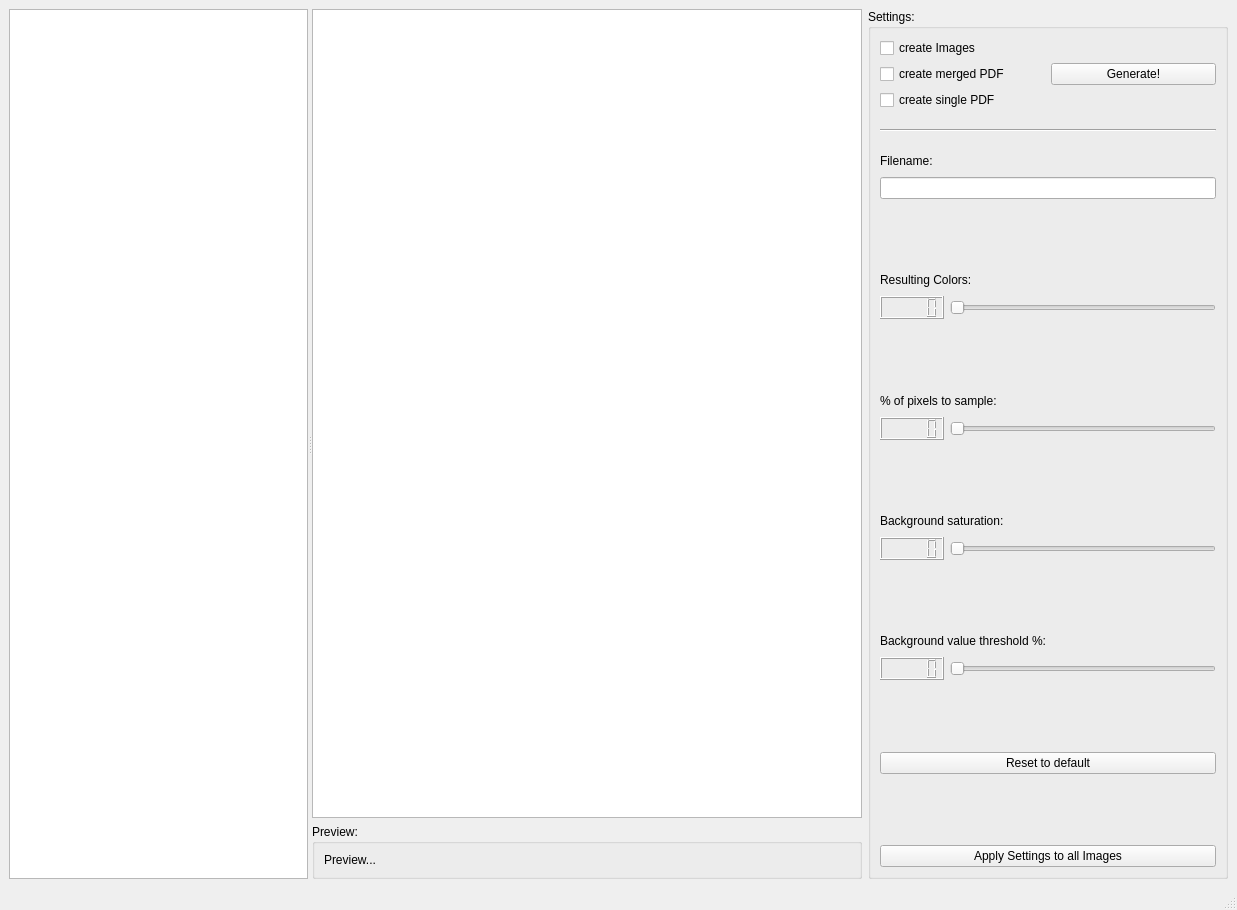
<?xml version="1.0" encoding="UTF-8"?>
<ui version="4.0">
 <class>MainWindow_noteshrinker_qt</class>
 <widget class="QMainWindow" name="MainWindow_noteshrinker_qt">
  <property name="geometry">
   <rect>
    <x>0</x>
    <y>0</y>
    <width>1237</width>
    <height>910</height>
   </rect>
  </property>
  <property name="windowTitle">
   <string>NoteShrinker Qt</string>
  </property>
  <property name="locale">
   <locale language="English" country="UnitedStates"/>
  </property>
  <property name="toolButtonStyle">
   <enum>Qt::ToolButtonIconOnly</enum>
  </property>
  <widget class="QWidget" name="centralwidget">
   <layout class="QHBoxLayout" name="horizontalLayout_14">
    <item>
     <widget class="QSplitter" name="splitter">
      <property name="orientation">
       <enum>Qt::Horizontal</enum>
      </property>
      <widget class="QTreeView" name="tV_Fileview">
       <property name="sizePolicy">
        <sizepolicy hsizetype="MinimumExpanding" vsizetype="Expanding">
         <horstretch>0</horstretch>
         <verstretch>0</verstretch>
        </sizepolicy>
       </property>
      </widget>
      <widget class="QWidget" name="">
       <layout class="QHBoxLayout" name="horizontalLayout_13">
        <item>
         <layout class="QVBoxLayout" name="verticalLayout_9">
          <item>
           <widget class="Workbench_Tablewidget" name="tW_workbench">
            <property name="minimumSize">
             <size>
              <width>460</width>
              <height>0</height>
             </size>
            </property>
           </widget>
          </item>
          <item>
           <widget class="QGroupBox" name="gB_preview">
            <property name="title">
             <string>Preview:</string>
            </property>
            <layout class="QHBoxLayout" name="horizontalLayout_11">
             <item>
              <widget class="QLabel" name="lbl_preview">
               <property name="text">
                <string>Preview...</string>
               </property>
              </widget>
             </item>
            </layout>
           </widget>
          </item>
         </layout>
        </item>
        <item>
         <widget class="QGroupBox" name="gB_settings">
          <property name="sizePolicy">
           <sizepolicy hsizetype="MinimumExpanding" vsizetype="Minimum">
            <horstretch>0</horstretch>
            <verstretch>0</verstretch>
           </sizepolicy>
          </property>
          <property name="minimumSize">
           <size>
            <width>320</width>
            <height>0</height>
           </size>
          </property>
          <property name="maximumSize">
           <size>
            <width>360</width>
            <height>16777215</height>
           </size>
          </property>
          <property name="title">
           <string>Settings:</string>
          </property>
          <layout class="QHBoxLayout" name="horizontalLayout_12">
           <item>
            <layout class="QVBoxLayout" name="verticalLayout_8">
             <property name="sizeConstraint">
              <enum>QLayout::SetMaximumSize</enum>
             </property>
             <item>
              <layout class="QHBoxLayout" name="horizontalLayout">
               <item>
                <layout class="QVBoxLayout" name="verticalLayout">
                 <item>
                  <widget class="QCheckBox" name="cB_create_images">
                   <property name="text">
                    <string>create Images</string>
                   </property>
                  </widget>
                 </item>
                 <item>
                  <widget class="QCheckBox" name="cB_create_merged_pdf">
                   <property name="text">
                    <string>create merged PDF</string>
                   </property>
                  </widget>
                 </item>
                 <item>
                  <widget class="QCheckBox" name="cB_create_single_pdf">
                   <property name="text">
                    <string>create single PDF</string>
                   </property>
                  </widget>
                 </item>
                </layout>
               </item>
               <item>
                <widget class="QPushButton" name="pB_go">
                 <property name="text">
                  <string>Generate!</string>
                 </property>
                </widget>
               </item>
              </layout>
             </item>
             <item>
              <spacer name="verticalSpacer_7">
               <property name="orientation">
                <enum>Qt::Vertical</enum>
               </property>
               <property name="sizeType">
                <enum>QSizePolicy::Minimum</enum>
               </property>
               <property name="sizeHint" stdset="0">
                <size>
                 <width>20</width>
                 <height>13</height>
                </size>
               </property>
              </spacer>
             </item>
             <item>
              <widget class="Line" name="line">
               <property name="orientation">
                <enum>Qt::Horizontal</enum>
               </property>
              </widget>
             </item>
             <item>
              <spacer name="verticalSpacer_8">
               <property name="orientation">
                <enum>Qt::Vertical</enum>
               </property>
               <property name="sizeType">
                <enum>QSizePolicy::Minimum</enum>
               </property>
               <property name="sizeHint" stdset="0">
                <size>
                 <width>20</width>
                 <height>13</height>
                </size>
               </property>
              </spacer>
             </item>
             <item>
              <layout class="QVBoxLayout" name="verticalLayout_7">
               <item>
                <layout class="QVBoxLayout" name="verticalLayout_2">
                 <item>
                  <layout class="QHBoxLayout" name="horizontalLayout_2">
                   <item>
                    <widget class="QLabel" name="label">
                     <property name="text">
                      <string>Filename:</string>
                     </property>
                    </widget>
                   </item>
                   <item>
                    <spacer name="horizontalSpacer">
                     <property name="orientation">
                      <enum>Qt::Horizontal</enum>
                     </property>
                     <property name="sizeHint" stdset="0">
                      <size>
                       <width>40</width>
                       <height>20</height>
                      </size>
                     </property>
                    </spacer>
                   </item>
                  </layout>
                 </item>
                 <item>
                  <widget class="QLineEdit" name="lE_filename_base"/>
                 </item>
                </layout>
               </item>
               <item>
                <spacer name="verticalSpacer_6">
                 <property name="orientation">
                  <enum>Qt::Vertical</enum>
                 </property>
                 <property name="sizeHint" stdset="0">
                  <size>
                   <width>20</width>
                   <height>18</height>
                  </size>
                 </property>
                </spacer>
               </item>
               <item>
                <layout class="QVBoxLayout" name="verticalLayout_3">
                 <item>
                  <layout class="QHBoxLayout" name="horizontalLayout_3">
                   <item>
                    <widget class="QLabel" name="label_2">
                     <property name="text">
                      <string>Resulting Colors:</string>
                     </property>
                    </widget>
                   </item>
                   <item>
                    <spacer name="horizontalSpacer_2">
                     <property name="orientation">
                      <enum>Qt::Horizontal</enum>
                     </property>
                     <property name="sizeHint" stdset="0">
                      <size>
                       <width>40</width>
                       <height>20</height>
                      </size>
                     </property>
                    </spacer>
                   </item>
                  </layout>
                 </item>
                 <item>
                  <layout class="QHBoxLayout" name="horizontalLayout_7">
                   <item>
                    <widget class="QLCDNumber" name="lcdNumber"/>
                   </item>
                   <item>
                    <widget class="QSlider" name="hS_resulting_colors">
                     <property name="orientation">
                      <enum>Qt::Horizontal</enum>
                     </property>
                    </widget>
                   </item>
                  </layout>
                 </item>
                </layout>
               </item>
               <item>
                <spacer name="verticalSpacer">
                 <property name="orientation">
                  <enum>Qt::Vertical</enum>
                 </property>
                 <property name="sizeHint" stdset="0">
                  <size>
                   <width>20</width>
                   <height>18</height>
                  </size>
                 </property>
                </spacer>
               </item>
               <item>
                <layout class="QVBoxLayout" name="verticalLayout_4">
                 <item>
                  <layout class="QHBoxLayout" name="horizontalLayout_4">
                   <item>
                    <widget class="QLabel" name="label_3">
                     <property name="text">
                      <string>% of pixels to sample:</string>
                     </property>
                    </widget>
                   </item>
                   <item>
                    <spacer name="horizontalSpacer_3">
                     <property name="orientation">
                      <enum>Qt::Horizontal</enum>
                     </property>
                     <property name="sizeHint" stdset="0">
                      <size>
                       <width>40</width>
                       <height>20</height>
                      </size>
                     </property>
                    </spacer>
                   </item>
                  </layout>
                 </item>
                 <item>
                  <layout class="QHBoxLayout" name="horizontalLayout_8">
                   <item>
                    <widget class="QLCDNumber" name="lcdNumber_2"/>
                   </item>
                   <item>
                    <widget class="QSlider" name="hS_percentage_of_pixels">
                     <property name="orientation">
                      <enum>Qt::Horizontal</enum>
                     </property>
                    </widget>
                   </item>
                  </layout>
                 </item>
                </layout>
               </item>
               <item>
                <spacer name="verticalSpacer_2">
                 <property name="orientation">
                  <enum>Qt::Vertical</enum>
                 </property>
                 <property name="sizeHint" stdset="0">
                  <size>
                   <width>20</width>
                   <height>18</height>
                  </size>
                 </property>
                </spacer>
               </item>
               <item>
                <layout class="QVBoxLayout" name="verticalLayout_5">
                 <item>
                  <layout class="QHBoxLayout" name="horizontalLayout_5">
                   <item>
                    <widget class="QLabel" name="label_4">
                     <property name="text">
                      <string>Background saturation:</string>
                     </property>
                    </widget>
                   </item>
                   <item>
                    <spacer name="horizontalSpacer_4">
                     <property name="orientation">
                      <enum>Qt::Horizontal</enum>
                     </property>
                     <property name="sizeHint" stdset="0">
                      <size>
                       <width>40</width>
                       <height>20</height>
                      </size>
                     </property>
                    </spacer>
                   </item>
                  </layout>
                 </item>
                 <item>
                  <layout class="QHBoxLayout" name="horizontalLayout_9">
                   <item>
                    <widget class="QLCDNumber" name="lcdNumber_3"/>
                   </item>
                   <item>
                    <widget class="QSlider" name="hS_background_saturation">
                     <property name="orientation">
                      <enum>Qt::Horizontal</enum>
                     </property>
                    </widget>
                   </item>
                  </layout>
                 </item>
                </layout>
               </item>
               <item>
                <spacer name="verticalSpacer_3">
                 <property name="orientation">
                  <enum>Qt::Vertical</enum>
                 </property>
                 <property name="sizeHint" stdset="0">
                  <size>
                   <width>20</width>
                   <height>18</height>
                  </size>
                 </property>
                </spacer>
               </item>
               <item>
                <layout class="QVBoxLayout" name="verticalLayout_6">
                 <item>
                  <layout class="QHBoxLayout" name="horizontalLayout_6">
                   <item>
                    <widget class="QLabel" name="label_5">
                     <property name="text">
                      <string>Background value threshold %:</string>
                     </property>
                    </widget>
                   </item>
                   <item>
                    <spacer name="horizontalSpacer_5">
                     <property name="orientation">
                      <enum>Qt::Horizontal</enum>
                     </property>
                     <property name="sizeHint" stdset="0">
                      <size>
                       <width>40</width>
                       <height>20</height>
                      </size>
                     </property>
                    </spacer>
                   </item>
                  </layout>
                 </item>
                 <item>
                  <layout class="QHBoxLayout" name="horizontalLayout_10">
                   <item>
                    <widget class="QLCDNumber" name="lcdNumber_4"/>
                   </item>
                   <item>
                    <widget class="QSlider" name="hS_background_threshold">
                     <property name="orientation">
                      <enum>Qt::Horizontal</enum>
                     </property>
                    </widget>
                   </item>
                  </layout>
                 </item>
                </layout>
               </item>
               <item>
                <spacer name="verticalSpacer_4">
                 <property name="orientation">
                  <enum>Qt::Vertical</enum>
                 </property>
                 <property name="sizeHint" stdset="0">
                  <size>
                   <width>20</width>
                   <height>18</height>
                  </size>
                 </property>
                </spacer>
               </item>
               <item>
                <widget class="QPushButton" name="pB_reset_to_default">
                 <property name="text">
                  <string>Reset to default</string>
                 </property>
                </widget>
               </item>
               <item>
                <spacer name="verticalSpacer_5">
                 <property name="orientation">
                  <enum>Qt::Vertical</enum>
                 </property>
                 <property name="sizeHint" stdset="0">
                  <size>
                   <width>20</width>
                   <height>18</height>
                  </size>
                 </property>
                </spacer>
               </item>
               <item>
                <widget class="QPushButton" name="pB_apply_to_all">
                 <property name="text">
                  <string>Apply Settings to all Images</string>
                 </property>
                </widget>
               </item>
              </layout>
             </item>
            </layout>
           </item>
          </layout>
         </widget>
        </item>
       </layout>
      </widget>
     </widget>
    </item>
   </layout>
  </widget>
  <widget class="QMenuBar" name="menubar">
   <property name="geometry">
    <rect>
     <x>0</x>
     <y>0</y>
     <width>1237</width>
     <height>25</height>
    </rect>
   </property>
  </widget>
  <widget class="QStatusBar" name="statusbar"/>
 </widget>
 <customwidgets>
  <customwidget>
   <class>Workbench_Tablewidget</class>
   <extends>QTableWidget</extends>
   <header>lib.Workbench</header>
  </customwidget>
 </customwidgets>
 <tabstops>
  <tabstop>cB_create_images</tabstop>
  <tabstop>cB_create_merged_pdf</tabstop>
  <tabstop>cB_create_single_pdf</tabstop>
  <tabstop>lE_filename_base</tabstop>
  <tabstop>hS_resulting_colors</tabstop>
  <tabstop>hS_percentage_of_pixels</tabstop>
  <tabstop>hS_background_saturation</tabstop>
  <tabstop>hS_background_threshold</tabstop>
  <tabstop>pB_apply_to_all</tabstop>
  <tabstop>pB_go</tabstop>
  <tabstop>pB_reset_to_default</tabstop>
  <tabstop>tW_workbench</tabstop>
  <tabstop>tV_Fileview</tabstop>
 </tabstops>
 <resources/>
 <connections>
  <connection>
   <sender>hS_resulting_colors</sender>
   <signal>valueChanged(int)</signal>
   <receiver>lcdNumber</receiver>
   <slot>display(int)</slot>
   <hints>
    <hint type="sourcelabel">
     <x>815</x>
     <y>344</y>
    </hint>
    <hint type="destinationlabel">
     <x>759</x>
     <y>345</y>
    </hint>
   </hints>
  </connection>
  <connection>
   <sender>hS_percentage_of_pixels</sender>
   <signal>valueChanged(int)</signal>
   <receiver>lcdNumber_2</receiver>
   <slot>display(int)</slot>
   <hints>
    <hint type="sourcelabel">
     <x>831</x>
     <y>440</y>
    </hint>
    <hint type="destinationlabel">
     <x>754</x>
     <y>443</y>
    </hint>
   </hints>
  </connection>
  <connection>
   <sender>hS_background_saturation</sender>
   <signal>valueChanged(int)</signal>
   <receiver>lcdNumber_3</receiver>
   <slot>display(int)</slot>
   <hints>
    <hint type="sourcelabel">
     <x>847</x>
     <y>545</y>
    </hint>
    <hint type="destinationlabel">
     <x>747</x>
     <y>555</y>
    </hint>
   </hints>
  </connection>
  <connection>
   <sender>hS_background_threshold</sender>
   <signal>valueChanged(int)</signal>
   <receiver>lcdNumber_4</receiver>
   <slot>display(int)</slot>
   <hints>
    <hint type="sourcelabel">
     <x>842</x>
     <y>649</y>
    </hint>
    <hint type="destinationlabel">
     <x>747</x>
     <y>649</y>
    </hint>
   </hints>
  </connection>
 </connections>
</ui>
